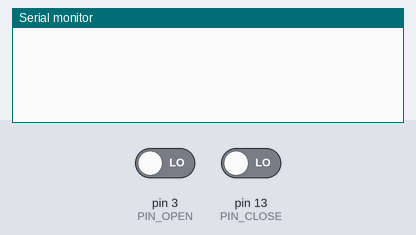
Simulated run of this sketch. Board: Arduino Uno, built with avr-gcc and run on an emulated ATmega328P. Shown: the last lines printed to the serial monitor. The test bench sets the inputs (shaded band); at power-on: pin 3 (PIN_OPEN) LOW, pin 13 (PIN_CLOSE) LOW.

Above: at 1.2 s.
1.3 s: pin 3 (PIN_OPEN) driven HIGH
At 1.9 s:
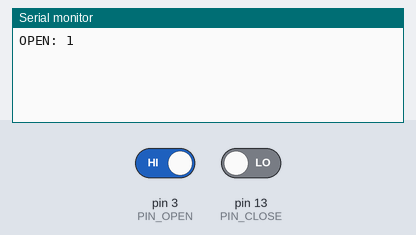
2.8 s: pin 13 (PIN_CLOSE) driven HIGH
At 4.0 s:
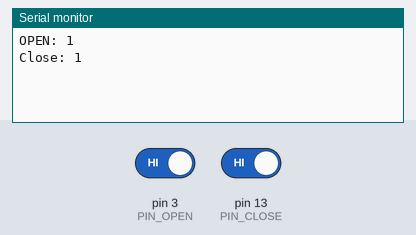
4.3 s: pin 3 (PIN_OPEN) driven LOW
At 5.4 s:
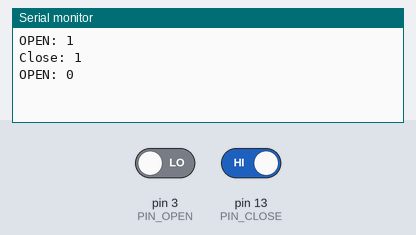
5.8 s: pin 13 (PIN_CLOSE) driven LOW
At 6.6 s:
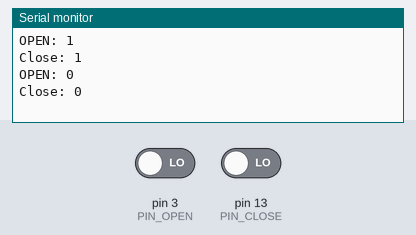

The sketch:

finCarrera.ino
```cpp
#define PIN_OPEN 3
#define PIN_CLOSE 13
void setup() {
  pinMode(PIN_OPEN, INPUT);
  pinMode(PIN_CLOSE, INPUT);
  // put your setup code here, to run once:
  Serial.begin(9600);
}
int open_val=0;
int close_val=0;

void loop() {
  int old_open = open_val;
  int old_close = close_val;
  close_val = digitalRead(PIN_CLOSE);
  open_val = digitalRead(PIN_OPEN);
  if(open_val!= old_open){
  Serial.print("OPEN: ");
  Serial.println(open_val);
  }
  if(close_val!= old_close){
  Serial.print("Close: ");
  Serial.println(close_val);
  }
  // put your main code here, to run repeatedly:

}
```

Measured:
- after the input at 1.3 s, the serial monitor: prints a new line at once (image 1)
- after the input at 2.8 s, the serial monitor: prints a new line at once (image 2)
- after the input at 4.3 s, the serial monitor: prints a new line at once (image 3)
- after the input at 5.8 s, the serial monitor: prints a new line at once (image 4)
